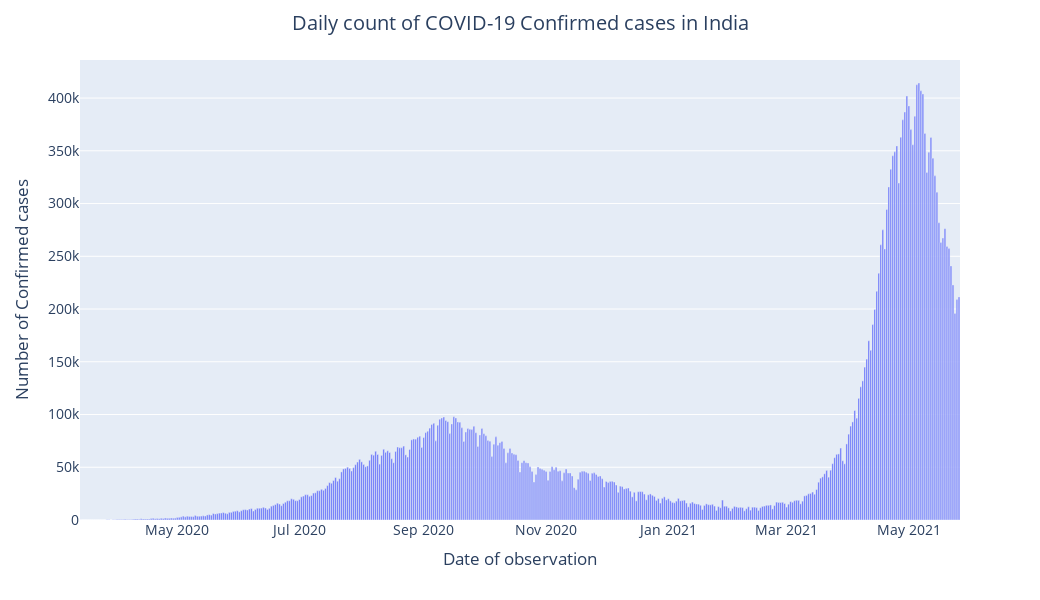
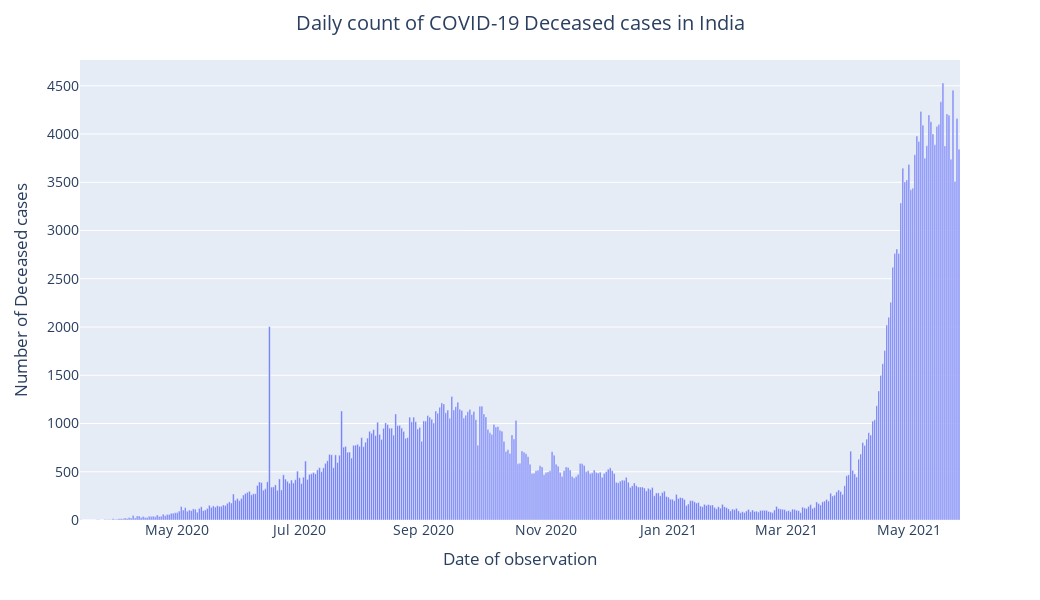
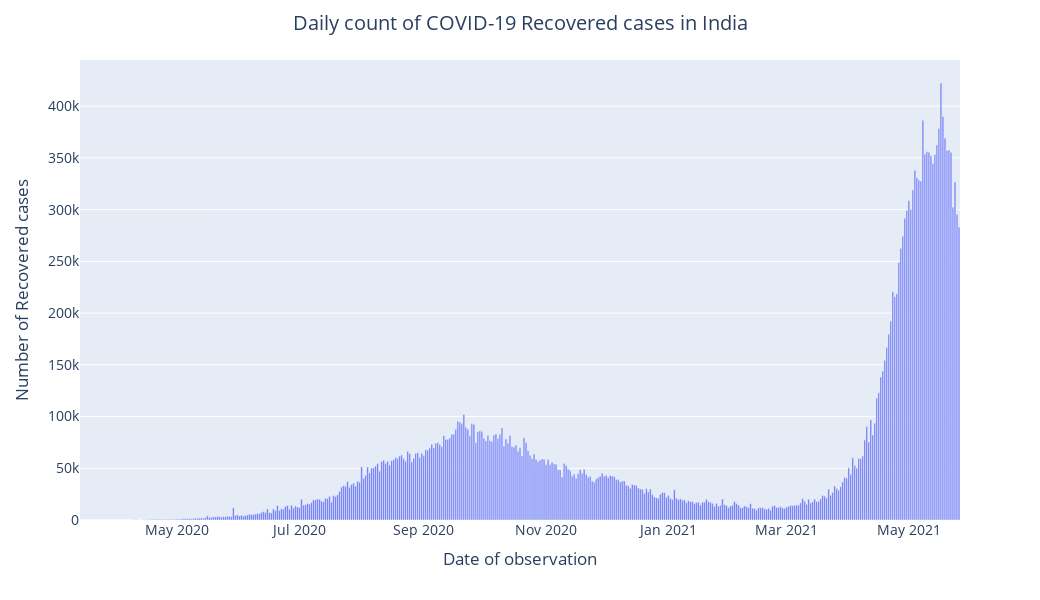

Source (notebook cell) for these figures, in order:
### Code cell
# Creating graphical representation of daily count of covid cases in India
for Cols in df_Converted.columns:
    if Cols!='Date':
        fig = px.bar(df_Converted, x="Date", y=Cols)
        layout = go.Layout(
            title=go.layout.Title(
            text="Daily count of COVID-19 "+ Cols + " cases in India",
            x=0.5
            ),
            font=dict(size=14),
            width=1040,
            height=600,
            xaxis_title = "Date of observation",
            yaxis_title = "Number of "+ Cols + " cases"
            )
        fig.update_layout(layout)
        fig.show()

### Figure 1 — Plotly figure (JSON) as saved in the notebook; plotly's stock layout.template omitted (floating-point values rounded to 4 significant figures; data arrays with more than 128 entries replaced by an {"elided": "..."} marker saying what was removed)
{"data": [{"textposition": "auto", "hovertemplate": "Date=%{x}<br>Confirmed=%{y}", "showlegend": false, "legendgroup": "", "name": "", "yaxis": "y", "y": {"elided": "439 int values"}, "hoverlabel": {"namelength": 0}, "offsetgroup": "", "xaxis": "x", "marker": {"color": "#636efa"}, "x": {"elided": "439 str values"}, "alignmentgroup": "True", "type": "bar", "orientation": "v"}], "layout": {"xaxis": {"domain": [0, 1], "anchor": "y", "title": {"text": "Date of observation"}}, "title": {"text": "Daily count of COVID-19 Confirmed cases in India", "x": 0.5}, "yaxis": {"domain": [0, 1], "anchor": "x", "title": {"text": "Number of Confirmed cases"}}, "height": 600, "barmode": "relative", "width": 1040, "font": {"size": 14}, "margin": {"t": 60}, "legend": {"tracegroupgap": 0}}}

### Figure 2 — Plotly figure (JSON) as saved in the notebook; plotly's stock layout.template omitted (floating-point values rounded to 4 significant figures; data arrays with more than 128 entries replaced by an {"elided": "..."} marker saying what was removed)
{"data": [{"textposition": "auto", "hovertemplate": "Date=%{x}<br>Deceased=%{y}", "showlegend": false, "legendgroup": "", "name": "", "yaxis": "y", "y": {"elided": "439 int values"}, "hoverlabel": {"namelength": 0}, "offsetgroup": "", "xaxis": "x", "marker": {"color": "#636efa"}, "x": {"elided": "439 str values"}, "alignmentgroup": "True", "type": "bar", "orientation": "v"}], "layout": {"xaxis": {"domain": [0, 1], "anchor": "y", "title": {"text": "Date of observation"}}, "title": {"text": "Daily count of COVID-19 Deceased cases in India", "x": 0.5}, "yaxis": {"domain": [0, 1], "anchor": "x", "title": {"text": "Number of Deceased cases"}}, "height": 600, "barmode": "relative", "width": 1040, "font": {"size": 14}, "margin": {"t": 60}, "legend": {"tracegroupgap": 0}}}

### Figure 3 — Plotly figure (JSON) as saved in the notebook; plotly's stock layout.template omitted (floating-point values rounded to 4 significant figures; data arrays with more than 128 entries replaced by an {"elided": "..."} marker saying what was removed)
{"data": [{"textposition": "auto", "hovertemplate": "Date=%{x}<br>Recovered=%{y}", "showlegend": false, "legendgroup": "", "name": "", "yaxis": "y", "y": {"elided": "439 int values"}, "hoverlabel": {"namelength": 0}, "offsetgroup": "", "xaxis": "x", "marker": {"color": "#636efa"}, "x": {"elided": "439 str values"}, "alignmentgroup": "True", "type": "bar", "orientation": "v"}], "layout": {"xaxis": {"domain": [0, 1], "anchor": "y", "title": {"text": "Date of observation"}}, "title": {"text": "Daily count of COVID-19 Recovered cases in India", "x": 0.5}, "yaxis": {"domain": [0, 1], "anchor": "x", "title": {"text": "Number of Recovered cases"}}, "height": 600, "barmode": "relative", "width": 1040, "font": {"size": 14}, "margin": {"t": 60}, "legend": {"tracegroupgap": 0}}}
